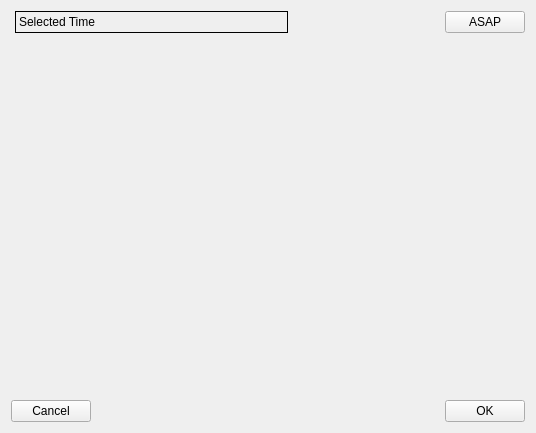
<?xml version="1.0" encoding="UTF-8"?>
<ui version="4.0">
 <class>Dashboard::CDashboardDateTimeWidget</class>
 <widget class="QWidget" name="Dashboard::CDashboardDateTimeWidget">
  <property name="geometry">
   <rect>
    <x>0</x>
    <y>0</y>
    <width>536</width>
    <height>433</height>
   </rect>
  </property>
  <property name="sizePolicy">
   <sizepolicy hsizetype="Preferred" vsizetype="Preferred">
    <horstretch>0</horstretch>
    <verstretch>0</verstretch>
   </sizepolicy>
  </property>
  <property name="windowTitle">
   <string>Form</string>
  </property>
  <layout class="QVBoxLayout" name="verticalLayout">
   <item>
    <layout class="QHBoxLayout" name="horizontalLayout">
     <property name="leftMargin">
      <number>4</number>
     </property>
     <item>
      <widget class="QLabel" name="lblDateTimeDisplay">
       <property name="sizePolicy">
        <sizepolicy hsizetype="Preferred" vsizetype="Preferred">
         <horstretch>0</horstretch>
         <verstretch>0</verstretch>
        </sizepolicy>
       </property>
       <property name="minimumSize">
        <size>
         <width>273</width>
         <height>0</height>
        </size>
       </property>
       <property name="frameShape">
        <enum>QFrame::Panel</enum>
       </property>
       <property name="text">
        <string notr="true">Selected Time</string>
       </property>
      </widget>
     </item>
     <item>
      <spacer name="horizontalSpacer_2">
       <property name="orientation">
        <enum>Qt::Horizontal</enum>
       </property>
       <property name="sizeHint" stdset="0">
        <size>
         <width>40</width>
         <height>20</height>
        </size>
       </property>
      </spacer>
     </item>
     <item>
      <widget class="QPushButton" name="btnASAP">
       <property name="text">
        <string>ASAP</string>
       </property>
       <property name="checkable">
        <bool>true</bool>
       </property>
       <property name="checked">
        <bool>false</bool>
       </property>
      </widget>
     </item>
    </layout>
   </item>
   <item>
    <layout class="QHBoxLayout" name="horizontalLayout_3">
     <property name="spacing">
      <number>0</number>
     </property>
     <item>
      <widget class="MainMenu::CWheelPanel" name="scrollPanelDate" native="true">
       <property name="minimumSize">
        <size>
         <width>50</width>
         <height>0</height>
        </size>
       </property>
      </widget>
     </item>
     <item>
      <widget class="QLabel" name="lblDateTime">
       <property name="minimumSize">
        <size>
         <width>80</width>
         <height>20</height>
        </size>
       </property>
       <property name="text">
        <string/>
       </property>
       <property name="alignment">
        <set>Qt::AlignCenter</set>
       </property>
      </widget>
     </item>
     <item>
      <spacer name="horizontalSpacer_4">
       <property name="orientation">
        <enum>Qt::Horizontal</enum>
       </property>
       <property name="sizeHint" stdset="0">
        <size>
         <width>38</width>
         <height>20</height>
        </size>
       </property>
      </spacer>
     </item>
     <item>
      <widget class="MainMenu::CWheelPanel" name="scrollPanelTime" native="true">
       <property name="minimumSize">
        <size>
         <width>50</width>
         <height>0</height>
        </size>
       </property>
      </widget>
     </item>
    </layout>
   </item>
   <item>
    <layout class="QHBoxLayout" name="horizontalLayout_2">
     <item>
      <widget class="QPushButton" name="btnCancel">
       <property name="text">
        <string>Cancel</string>
       </property>
      </widget>
     </item>
     <item>
      <spacer name="horizontalSpacer">
       <property name="orientation">
        <enum>Qt::Horizontal</enum>
       </property>
       <property name="sizeHint" stdset="0">
        <size>
         <width>40</width>
         <height>20</height>
        </size>
       </property>
      </spacer>
     </item>
     <item>
      <widget class="QPushButton" name="btnOK">
       <property name="text">
        <string>OK</string>
       </property>
      </widget>
     </item>
    </layout>
   </item>
  </layout>
 </widget>
 <customwidgets>
  <customwidget>
   <class>MainMenu::CWheelPanel</class>
   <extends>QWidget</extends>
   <header>MainMenu/Include/WheelPanel.h</header>
   <container>1</container>
  </customwidget>
 </customwidgets>
 <resources/>
 <connections/>
</ui>
